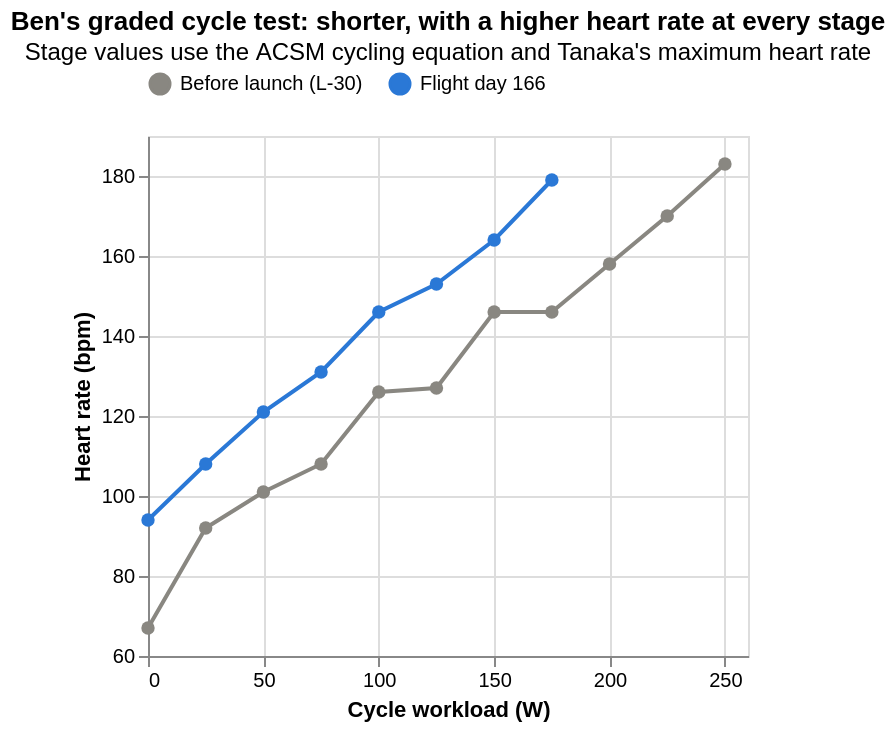

The cell this chart's notebook holds for it:
### Markdown cell above
## 5. Aerobic capacity and the cycle test

VO2peak readings on the in-flight schedule, then a full graded test for Ben (no exercise) before launch and on flight day 165. After deconditioning the same workload takes more heart beats, which is what Campaign 3 subjects showed (a median 27.5 bpm more).

### Code cell
cyc = gs.CycleErgometer(seed=5)
stages = pd.concat([pd.DataFrame(cyc.session(ben, d)["stages"]).assign(when=w)
                    for d, w in ((-30, "Before launch (L-30)"), (165, "Flight day 166"))])
WHEN = alt.Scale(domain=["Before launch (L-30)", "Flight day 166"], range=[GRAY, BLUE])
alt.Chart(stages).mark_line(point=alt.OverlayMarkDef(size=45, filled=True), strokeWidth=2).encode(
    x=alt.X("watts:Q", title="Cycle workload (W)"), y=alt.Y("hr_bpm:Q", title="Heart rate (bpm)", scale=alt.Scale(zero=False)),
    color=alt.Color("when:N", scale=WHEN, title=None, legend=alt.Legend(orient="top")),
    tooltip=["when", "watts", "hr_bpm", "vo2_ml_kg_min", "rpe_borg"]
).properties(width="container", height=260,
             title=alt.Title("Ben's graded cycle test: shorter, with a higher heart rate at every stage",
                             subtitle="Stage values use the ACSM cycling equation and Tanaka's maximum heart rate"))

### Figure 1 — Vega-Lite specification as saved in the notebook (floating-point values rounded to 4 significant figures)
{"$schema": "https://vega.github.io/schema/vega-lite/v5.20.1.json", "config": {"view": {"continuousHeight": 300, "continuousWidth": 300}}, "data": {"name": "data-8a1ec1cb7041d85299bcdca2028b3e9b"}, "datasets": {"data-8a1ec1cb7041d85299bcdca2028b3e9b": [{"hr_bpm": 67, "minute": 0.0, "rpe_borg": 6, "stage": 0, "vo2_ml_kg_min": 3.5, "watts": 0, "when": "Before launch (L-30)"}, {"hr_bpm": 92, "minute": 2.0, "rpe_borg": 8, "stage": 1, "vo2_ml_kg_min": 11.1, "watts": 25, "when": "Before launch (L-30)"}, {"hr_bpm": 101, "minute": 4.0, "rpe_borg": 10, "stage": 2, "vo2_ml_kg_min": 14.2, "watts": 50, "when": "Before launch (L-30)"}, {"hr_bpm": 108, "minute": 6.0, "rpe_borg": 11, "stage": 3, "vo2_ml_kg_min": 18.6, "watts": 75, "when": "Before launch (L-30)"}, {"hr_bpm": 126, "minute": 8.0, "rpe_borg": 12, "stage": 4, "vo2_ml_kg_min": 22.1, "watts": 100, "when": "Before launch (L-30)"}, {"hr_bpm": 127, "minute": 10.0, "rpe_borg": 13, "stage": 5, "vo2_ml_kg_min": 24.9, "watts": 125, "when": "Before launch (L-30)"}, {"hr_bpm": 146, "minute": 12.0, "rpe_borg": 15, "stage": 6, "vo2_ml_kg_min": 29.6, "watts": 150, "when": "Before launch (L-30)"}, {"hr_bpm": 146, "minute": 14.0, "rpe_borg": 16, "stage": 7, "vo2_ml_kg_min": 33.0, "watts": 175, "when": "Before launch (L-30)"}, {"hr_bpm": 158, "minute": 16.0, "rpe_borg": 17, "stage": 8, "vo2_ml_kg_min": 36.2, "watts": 200, "when": "Before launch (L-30)"}, {"hr_bpm": 170, "minute": 18.0, "rpe_borg": 18, "stage": 9, "vo2_ml_kg_min": 39.7, "watts": 225, "when": "Before launch (L-30)"}, {"hr_bpm": 183, "minute": 20.0, "rpe_borg": 20, "stage": 10, "vo2_ml_kg_min": 44.2, "watts": 250, "when": "Before launch (L-30)"}, {"hr_bpm": 94, "minute": 0.0, "rpe_borg": 6, "stage": 0, "vo2_ml_kg_min": 3.6, "watts": 0, "when": "Flight day 166"}, {"hr_bpm": 108, "minute": 2.0, "rpe_borg": 9, "stage": 1, "vo2_ml_kg_min": 10.7, "watts": 25, "when": "Flight day 166"}, {"hr_bpm": 121, "minute": 4.0, "rpe_borg": 11, "stage": 2, "vo2_ml_kg_min": 14.4, "watts": 50, "when": "Flight day 166"}, {"hr_bpm": 131, "minute": 6.0, "rpe_borg": 12, "stage": 3, "vo2_ml_kg_min": 18.2, "watts": 75, "when": "Flight day 166"}, {"hr_bpm": 146, "minute": 8.0, "rpe_borg": 14, "stage": 4, "vo2_ml_kg_min": 21.7, "watts": 100, "when": "Flight day 166"}, {"hr_bpm": 153, "minute": 10.0, "rpe_borg": 16, "stage": 5, "vo2_ml_kg_min": 25.4, "watts": 125, "when": "Flight day 166"}, {"hr_bpm": 164, "minute": 12.0, "rpe_borg": 17, "stage": 6, "vo2_ml_kg_min": 28.2, "watts": 150, "when": "Flight day 166"}, {"hr_bpm": 179, "minute": 14.0, "rpe_borg": 19, "stage": 7, "vo2_ml_kg_min": 32.0, "watts": 175, "when": "Flight day 166"}]}, "encoding": {"color": {"field": "when", "legend": {"orient": "top"}, "scale": {"domain": ["Before launch (L-30)", "Flight day 166"], "range": ["#898781", "#2a78d6"]}, "title": null, "type": "nominal"}, "tooltip": [{"field": "when", "type": "nominal"}, {"field": "watts", "type": "quantitative"}, {"field": "hr_bpm", "type": "quantitative"}, {"field": "vo2_ml_kg_min", "type": "quantitative"}, {"field": "rpe_borg", "type": "quantitative"}], "x": {"field": "watts", "title": "Cycle workload (W)", "type": "quantitative"}, "y": {"field": "hr_bpm", "scale": {"zero": false}, "title": "Heart rate (bpm)", "type": "quantitative"}}, "height": 260, "mark": {"point": {"filled": true, "size": 45}, "strokeWidth": 2, "type": "line"}, "title": {"subtitle": "Stage values use the ACSM cycling equation and Tanaka's maximum heart rate", "text": "Ben's graded cycle test: shorter, with a higher heart rate at every stage"}, "width": "container"}
